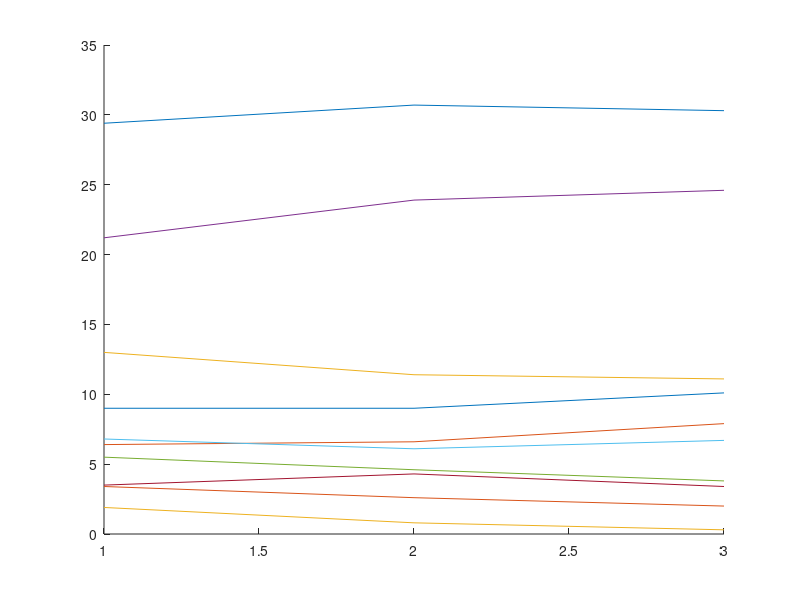

MATLAB code for this plot:
%% a)
load('sifodata.mat');
i=1;

roster=[sifo(1).roster;sifo(2).roster;sifo(3).roster];
felma=[sifo(1).felmarginal;sifo(2).felmarginal;sifo(3).felmarginal];
hold on
for n=1:length(sifo(1).roster)
    h(n)=plot(1:3,roster(:,n));
end